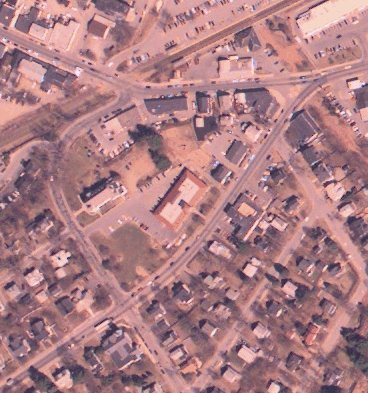
#> input picture imgs/reference1.jpg, 368 x 393 px
$ python sift_opencv.py
#> lines starting #> are read from the running program, lines starting #| are printed output that depends on the picture
import cv2
import numpy as np

ref_img_name = 'imgs/reference1.jpg'
ali_img_name = 'imgs/aligned1.jpg'

img = cv2.imread(ref_img_name)
#> img is the input picture: shape (393, 368, 3); mean B, G, R 132.5, 126.6, 172.6
gray = cv2.cvtColor(img, cv2.COLOR_BGR2GRAY)
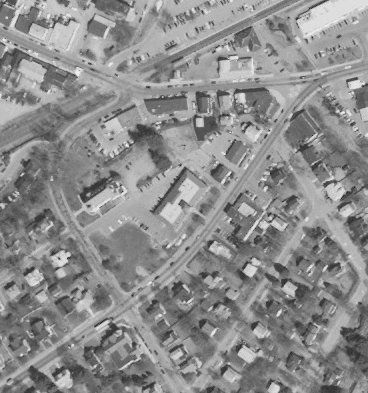
#> gray: shape (393, 368); min 28, max 247, mean 141

sift = cv2.xfeatures2d.SIFT_create()
kp = sift.detect(gray, None)
#> kp = 2422 keypoints; strongest (x, y, size): (356, 78, 2.4), (200, 123, 5.3), (127, 145, 2.2), (297, 19, 1.9)

img = cv2.drawKeypoints(gray, kp, img, flags=cv2.DRAW_MATCHES_FLAGS_DRAW_RICH_KEYPOINTS)
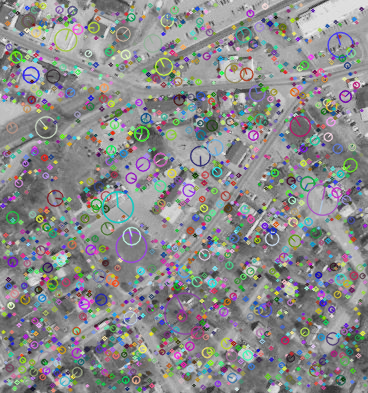
#> img: shape (393, 368, 3); mean B, G, R 139.7, 139.2, 139
cv2.imwrite('imgs/sift_keypoints_opencv.jpg', img)
